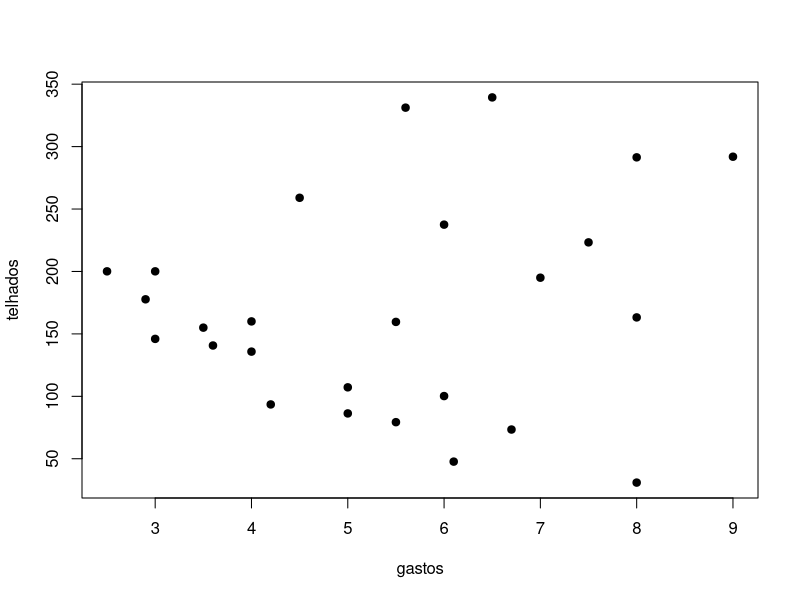
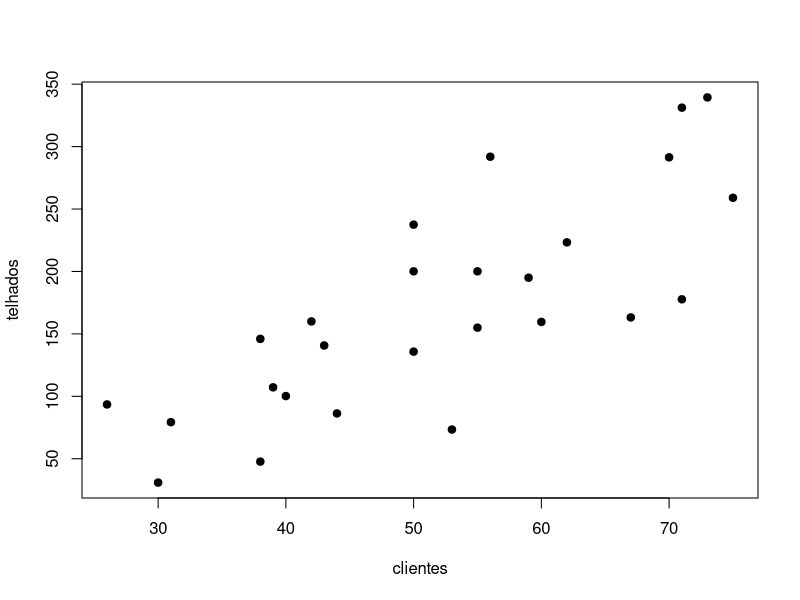
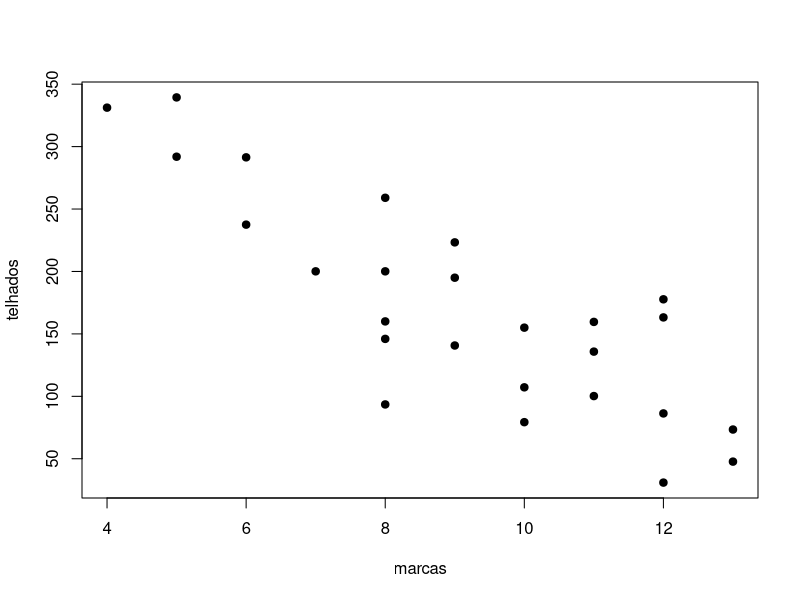
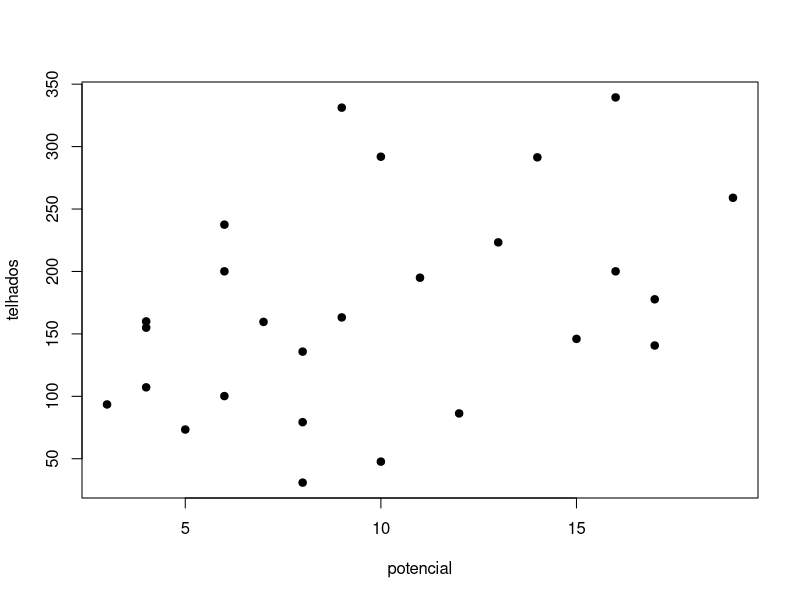

The R source for these figures, in order:
dados<- scan("vendas.dat",what=list(telhados=0, gastos=0, clientes=0, marcas=0, potencial=0))
attach(dados)# anexa conjunto de dados de modo a chamar as vari´aveis diretamente

#a

plot(telhados~gastos,pch =19)
plot(telhados~clientes,pch =19)
plot(telhados~marcas,pch =19)
plot(telhados~potencial,pch =19)

#telhaodos-gastos
correçaoLinear1 <-cor(telhados,gastos)
ajuste <- lm(telhados~gastos)
summary(ajuste)
#telhados-clintes
correçaoLinear2 <-cor(telhados,clientes)
ajuste <- lm(telhados~clientes)
summary(ajuste)
#telhados-marcas
correçaoLinear3 <-cor(telhados,marcas)
ajuste <- lm(telhados~marcas)
summary(ajuste)
#telhados-potencial
correçaoLinear4 <-cor(telhados,potencial)
ajuste <- lm(telhados~potencial)
summary(ajuste)

correçaoLinear2 <-cor(telhados,clientes)
correçaoLinear3 <-cor(telhados,marcas)
correçaoLinear4 <-cor(telhados,potencial)
#par(, main="Dispersao entre Salario e Idade", pch=19)

# pelo F-teste onde o maior F é entre telhados-marcas, tambem teve maiora maior correçao libear e melhor grafico
#entao é o modelo que mais se ajustou aos dados


